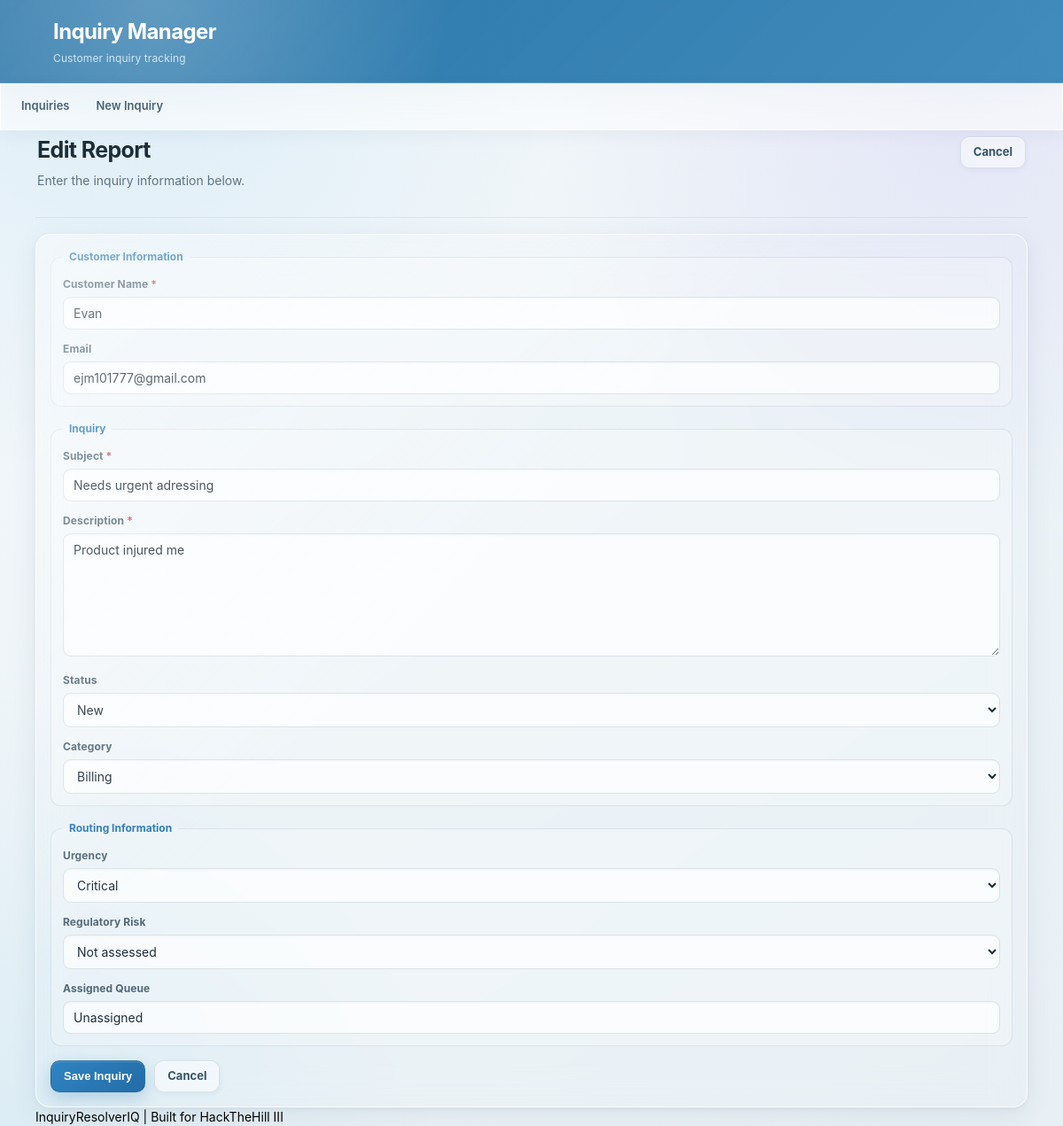
/complaints/21/edit (signed in), run on an earlier commit of the app's database.
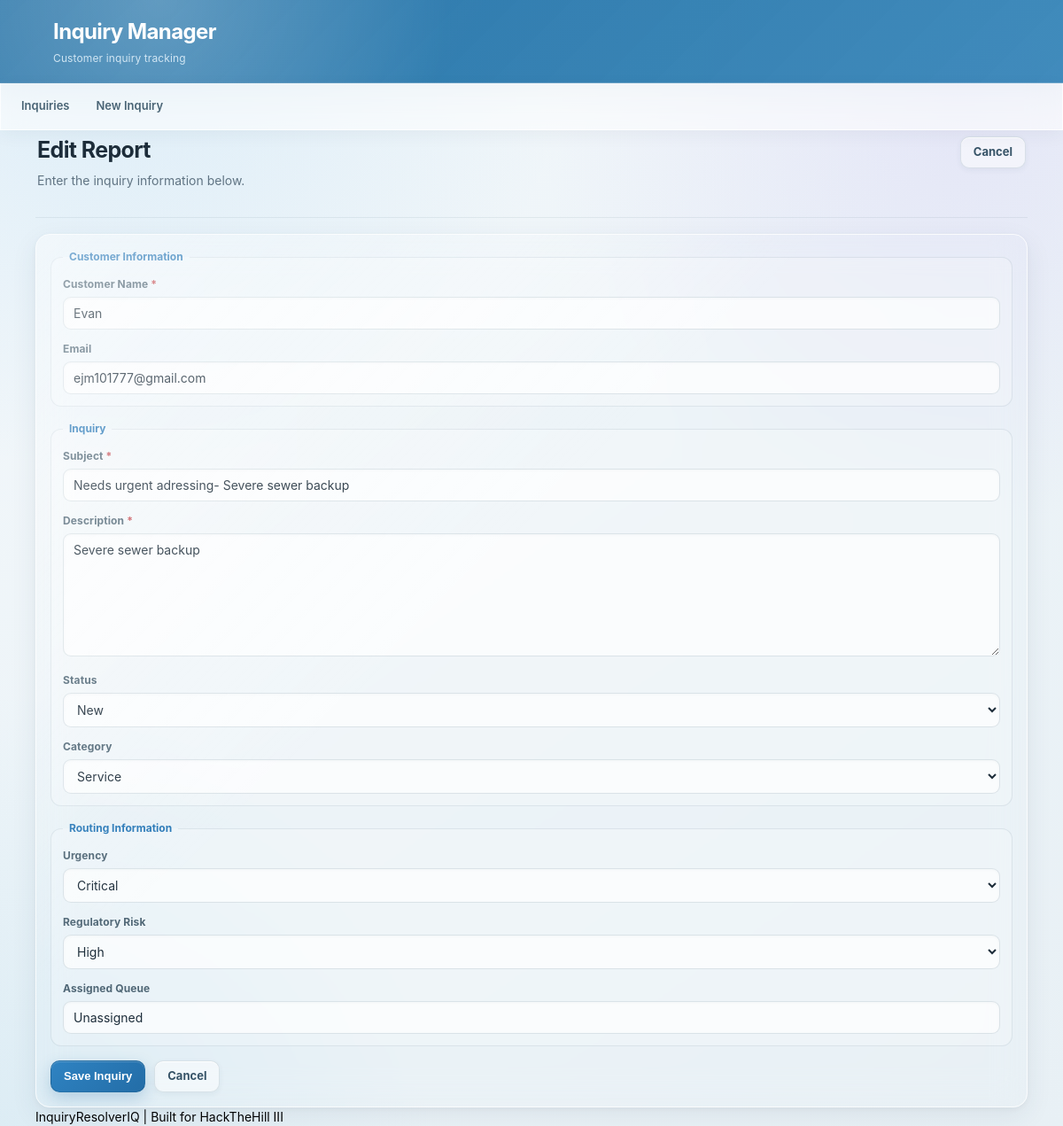
And on a later commit of the database.
### tables this page shows
CREATE TABLE complaints (
    id INTEGER PRIMARY KEY AUTOINCREMENT,
    customer_name TEXT NOT NULL,
    customer_email TEXT,
    subject TEXT NOT NULL,
    description TEXT NOT NULL,
    status TEXT NOT NULL DEFAULT 'New',
    category TEXT NOT NULL DEFAULT 'Other',
    urgency TEXT NOT NULL DEFAULT 'Not assessed',
    regulatory_risk TEXT NOT NULL DEFAULT 'Not assessed',
    assigned_queue TEXT NOT NULL DEFAULT 'Unassigned',
    created_at TEXT NOT NULL DEFAULT CURRENT_TIMESTAMP,
    updated_at TEXT NOT NULL DEFAULT CURRENT_TIMESTAMP
, severity INTEGER DEFAULT 0, ai_summary TEXT DEFAULT '');

### server.py (the view, shortened to what this page needs)
@app.route("/complaints/<int:complaint_id>/edit", methods=["GET", "POST"])
def edit_complaint(complaint_id):
    if not session.get("is_admin"):
        return redirect(url_for("login"))
    db = get_db()
    complaint = db.execute(
        "SELECT * FROM complaints WHERE id = ?",
        (complaint_id,)
    ).fetchone()
    if complaint is None:
        db.close()
        abort(404)
    db.close()
    return render_template(
        "complaint_form.html",
        complaint=complaint,
        form_title="Edit Report",
        error=None
    )

### server.py (called while the page is built)
def get_db():
    db = sqlite3.connect(DATABASE)
    db.row_factory = sqlite3.Row
    return db

### templates/complaint_form.html (shortened to what this page needs)
{% extends "base.html" %}
{% block content %}
<div class="page-heading">
    <div>
        <h2>{{ form_title }}</h2>
        <p class="muted">Enter the inquiry information below.</p>
    </div>
    <a class="button secondary" href="{{ url_for('index') }}">Cancel</a>
</div>
<form class="form-panel" method="post">
    <fieldset>
        <legend>Customer Information</legend>
        <div class="form-row">
            <label for="customer_name">Customer Name <span class="required">*</span></label>
            <input type="text" id="customer_name" name="customer_name"
                   value="{{ complaint['customer_name'] if complaint else '' }}" maxlength="120">
        </div>
        <div class="form-row">
            <label for="customer_email">Email</label>
            <input type="text" id="customer_email" name="customer_email"
                   value="{{ complaint['customer_email'] if complaint else '' }}" maxlength="200">
        </div>
    </fieldset>
    <fieldset>
        <legend>Inquiry</legend>
        <div class="form-row">
            <label for="subject">Subject <span class="required">*</span></label>
            <input type="text" id="subject" name="subject"
                   value="{{ complaint['subject'] if complaint else '' }}" maxlength="200">
        </div>
        <div class="form-row">
            <label for="description">Description <span class="required">*</span></label>
            <textarea id="description" name="description" rows="7">{{ complaint['description'] if complaint else '' }}</textarea>
        </div>
        <div class="form-row">
            <label for="status">Status</label>
            <select id="status" name="status">
                {% set current_status = complaint['status'] if complaint else 'New' %}
                <option value="New" {% if current_status == "New" %}selected="selected"{% endif %}>New</option>
            </select>
        </div>
        <div class="form-row">
            <label for="category">Category</label>
            {% set current_category = complaint['category'] if complaint else 'Other' %}
            <select id="category" name="category">
                <option value="Billing" {% if current_category == "Billing" %}selected="selected"{% endif %}>Billing</option>
                <option value="Service" {% if current_category == "Service" %}selected="selected"{% endif %}>Service</option>
            </select>
        </div>
    </fieldset>
    <fieldset>
        <legend>Routing Information</legend>
        <div class="form-row">
            <label for="urgency">Urgency</label>
            {% set current_urgency = complaint['urgency'] if complaint else 'Not assessed' %}
            <select id="urgency" name="urgency">
                <option value="Critical" {% if current_urgency == "Critical" %}selected="selected"{% endif %}>Critical</option>
            </select>
        </div>
        <div class="form-row">
            <label for="regulatory_risk">Regulatory Risk</label>
            {% set current_risk = complaint['regulatory_risk'] if complaint else 'Not assessed' %}
            <select id="regulatory_risk" name="regulatory_risk">
                <option value="Not assessed" {% if current_risk == "Not assessed" %}selected="selected"{% endif %}>Not assessed</option>
                <option value="High" {% if current_risk == "High" %}selected="selected"{% endif %}>High</option>
            </select>
        </div>
        <div class="form-row">
            <label for="assigned_queue">Assigned Queue</label>
            <input type="text" id="assigned_queue" name="assigned_queue"
                   value="{{ complaint['assigned_queue'] if complaint else 'Unassigned' }}" maxlength="100">
        </div>
    </fieldset>
    <div class="form-actions">
        <input class="button primary" type="submit" value="Save Inquiry">
        <a class="button secondary" href="{{ url_for('index') }}">Cancel</a>
    </div>
</form>
{% endblock %}

What changed in the data, as far as the page shows it:
changed complaints "Evan": subject "Needs urgent adressing" → "Needs urgent adressing- Severe sewer backup"; description "Product injured me" → "Severe sewer backup"; category (not shown) → "Service"; regulatory_risk "Not assessed" → "High"
Also different on the page:
form field category: "Billing" → (not shown)
